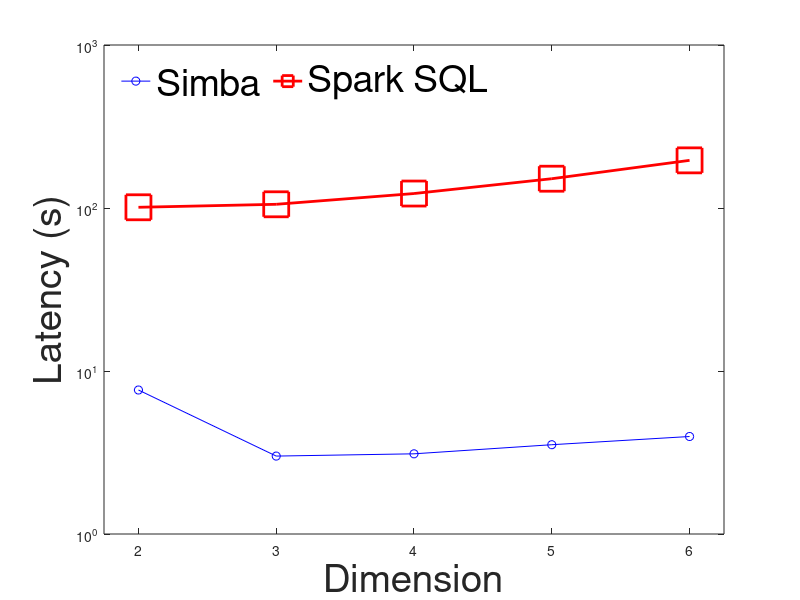

The MATLAB script that drew this image:
% Create some data
dim = [2 3 4 5 6];
% dim = [2 3 4 5 6 7];
% gaussian-500m
% BaselineMethod = [70.2941 79.7531 91.6876 98.1465 117.5196];
% IndexedMethod = [5.2537 2.8638 3.0357 3.2908 2.7913];

% gaussian-700m
BaselineMethod = [101.0209 105.3753 122.6714 151.2439 196.0248];
IndexedMethod = [7.6451 3.0064 3.1043 3.5302 3.9644];

% gdelt-75m
% BaselineMethod = [11.6554 13.2701 14.8185 18.1953 27.3066 30.9957];
% IndexedMethod = [5.3320 3.3827 3.8479 5.1135 7.5514 4.2251];

set(gca,'Visible','on','Units','normalized');
set(gca,'Units','normalized','FontSize',30);
box('on');
semilogy(dim,IndexedMethod,'-ob',dim,BaselineMethod,'-rs','LineWidth', 2, 'MarkerSize', 18);
hold on;

xlim(gca, [1.75 6.25])
ylim(gca, [1 1000])

set(gca,'XTick',2:1:7,'XMinorTick','off')
set(gca,'YTick',[1 10 100 1000],'YMinorTick','off')

xlabel('Dimension','FontSize',28)
ylabel('Latency (s)','FontSize',28)

h=legend('Simba', 'Spark SQL');
set(h,'Interpreter','tex','Location','NorthWest','FontSize',27,'Orientation','Horizontal','Box','off');

print -depsc2 gaussian700m_rect_dimension_latency
% print -depsc2 gdelt_rect_dimension_latency